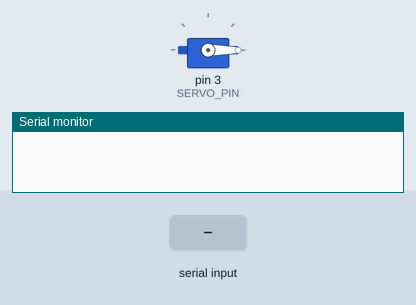
Simulated run of this sketch. Board: Arduino Uno, built with avr-gcc and run on an emulated ATmega328P. Parts: servo, the last lines printed to the serial monitor. The inputs (shaded band) are chosen by the test bench.

Above: at 1.2 s.
1.3 s: "Y" received over Serial
At 3.58 s:
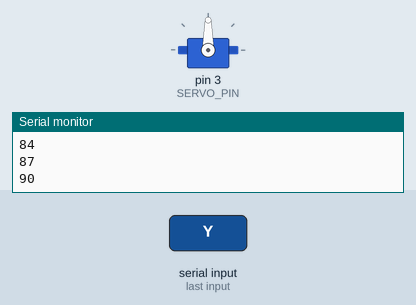
At 4.9 s:
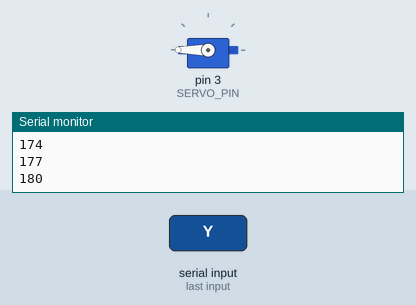
7.3 s: "y" received over Serial
At 9.85 s:
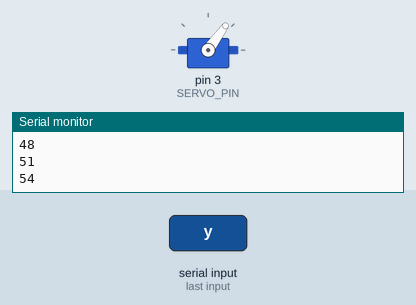
Timing chart, 0 to 14.9 s (numbered marks = the images above; inputs shaded):
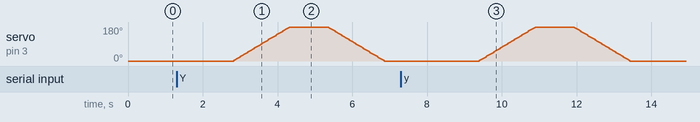

Measured:
- after the input at 1.3 s, servo on pin 3 (SERVO_PIN): rises from 0° to 180° in 1.5 s, then falls to 0° in 2.5 s
- after the input at 7.3 s, servo on pin 3 (SERVO_PIN): rises from 0° to 180° in 1.5 s, then falls to 0° in 2.5 s

The sketch:

Tester_Code_V2.ino
```cpp
/*Tester Code for Servo, Currrent Sensor and Load Cell read from NI DAQ
 * Also includes high voltage ping to sync Servo and Sensors
adapted from the original failed python code :/ for firmata
Servo --> Digital PIN 3

*/

#include <Servo.h>

#define SERVO_PIN 3
#define SYNC_PIN 5    // Sends PWM signal through AnalogWrite so has to be on a PWM pin

Servo servo;

int pos = 0;

void setup() {
  Serial.begin(9600);

  servo.attach(SERVO_PIN);
  servo.write(0);

}

void loop() {
  char choice = Serial.read();

  if (choice == 'Y' || choice == 'y') {// Start if Python Serial Reader is ready
    /*delay(1000)
    analogWrite(SYNC_PIN,255)            // High Voltage Pin to Sync Data
    delay(2000)
    analogWrite(SYNC_PIN,0)*/
    /*int count = 0;
    while(true){
      loadcell.set_scale(calibration_factor);
      val = analogRead(POT_PIN);
      val = map(val,0,1023,0,180);
      servo.write(val);                       // Writing servo from Potentiometer
      Serial.print("Servo Position: ");
      Serial.print(val);
      Serial.print(" degrees ");
      Serial.print("Current Sensor: ");
      float volt_reading = bit_conv * analogRead(CURR_SENS_PIN);    //In mV
      float current_conv = (volt_reading - Vref) / sense;           //In A
      Serial.print(current_conv);
      Serial.print(" mA ");
      Serial.print("Scale: ");
      Serial.print(loadcell.get_units(), 1);
      Serial.print(" g");
      Serial.println();
      count += 1;
      delay(100);           // Waits for 150 ms
      /*if (count > 100){
        Serial.println("break");
        break;
      }
    }*/
  /*
  else if (choice == 'N' || choice == 'n') {
    while(true){}                         // Infinite Tsukyumi
  }*/
  /*else {
    Serial.println("Invalid Response");
  }*/


  //}
// 174 degrees found to be initial parameter of 10 N of force
  delay(1500);
  //analogWrite(SYNC_PIN,200);
  //delay(2000);
  //analogWrite(SYNC_PIN,0);
  for (pos = 0; pos <= 180; pos += 3) { // goes from 0 degrees to 180 degrees
    // in steps of 3 degrees
    servo.write(pos);                 // tell servo to go to position in variable 'pos'

    Serial.print(pos);
    Serial.println();

    delay(25);
    //delay(1);

  }

  delay(1000);     // Holding in position for 1 second

  for (pos = 180; pos >= 0; pos -= 3) { // goes from 0 degrees to 180 degrees
    // in steps of 3 degree
    servo.write(pos);                 // tell servo to go to position in variable 'pos'

    Serial.print(pos);

    Serial.println();

    delay(25);
    //delay(1);
  }

  delay(1000);

Serial.println("break");
}
}
```
